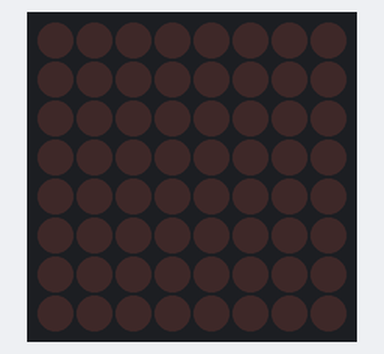
This sketch was run on a simulated Arduino Uno, built with avr-gcc and run on an emulated ATmega328P. On the bench: 8×8 LED matrix.

Above: at 0.1 s.
At 0.63 s:
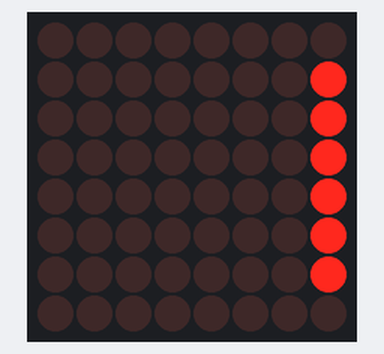
At 1.38 s:
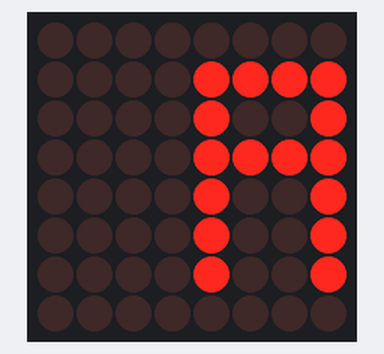
At 2.89 s:
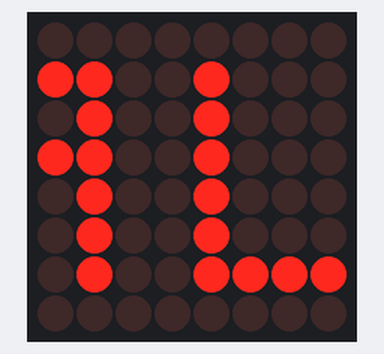
At 4.4 s:
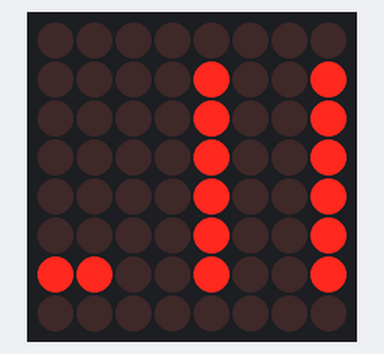
At 5.9 s:
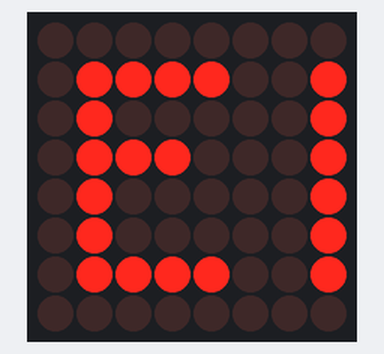

Measured:
- by itself, everything shown: repeats every 6.0 s, in 23 steps

The sketch:

sketch_may06a.ino
```cpp
#include <LedControl.h>

#include "LedControl.h"
LedControl lc=LedControl(12,11,10,1);
unsigned long delaytime=250;
void setup() {
  lc.shutdown(0,false);
  lc.setIntensity(0,6);
  lc.clearDisplay(0);
}
void loop() {
  byte x[8]={
  B00000000,
  B00000000,
  B00000000,
  B00000000,
  B00000000,
  B00000000,
  B00000000,
  B00000000,
};
byte y[8]={
   B00000000,
  B00000000,
  B00000000,
  B00000000,
  B00000000,
  B00000000,
  B00000000,
  B00000000,
};
  byte z[8]={
  B00000000,
  B00000001,
  B00000001,
  B00000001,
  B00000001,
  B00000001,
  B00000001,
  B00000000,
};
  byte b[8]={
  B00000000,
  B00000011,
  B00000010,
  B00000011,
  B00000010,
  B00000010,
  B00000010,
  B00000000,
};
  byte c[8]={
  B00000000,
  B00000111,
  B00000100,
  B00000111,
  B00000100,
  B00000100,
  B00000100,
  B00000000,
};
  byte d[8]={
  B00000000,
  B00001111,
  B00001001,
  B00001111,
  B00001001,
  B00001001,
  B00001001,
  B00000000,
};
  byte e[8]={
  B00000000,
  B00011110,
  B00010010,
  B00011110,
  B00010010,
  B00010010,
  B00010010,
  B00000000,
};
  byte f[8]={
  B00000000,
  B00111100,
  B00100100,
  B00111100,
  B00100100,
  B00100100,
  B00100100,
  B00000000,
};
byte g[8]={
  B00000000,
  B01111001,
  B01001001,
  B01111001,
  B01001001,
  B01001001,
  B01001001,
  B00000000,
};
byte h[8]={
  B00000000,
  B11110010,
  B10010010,
  B11110010,
  B10010010,
  B10010010,
  B10010011,
  B00000000,
};
byte i[8]={
  B00000000,
  B11100100,
  B00100100,
  B11100100,
  B00100100,
  B00100100,
  B00100111,
  B00000000,
};
byte j[8]={
  B00000000,
  B11001000,
  B01001000,
  B11001000,
  B01001000,
  B01001000,
  B01001111,
  B00000000,
};
byte k[8]={
  B00000000,
  B10010000,
  B10010000,
  B10010000,
  B10010000,
  B10010000,
  B10011110,
  B00000000,
};
byte l[8]={
  B00000000,
  B00100000,
  B00100000,
  B00100000,
  B00100000,
  B00100000,
  B00111100,
  B00000000,
};
byte m[8]={
  B00000000,
  B01000001,
  B01000001,
  B01000001,
  B01000001,
  B01000001,
  B01111001,
  B00000000,
};
byte n[8]={
  B00000000,
  B10000010,
  B10000010,
  B10000010,
  B10000010,
  B10000010,
  B11110010,
  B00000000,
};
byte xa[8]={
  B00000000,
  B00000100,
  B00000100,
  B00000100,
  B00000100,
  B00000100,
  B11100100,
  B00000000,
};
byte xb[8]={
  B00000000,
  B00001001,
  B00001001,
  B00001001,
  B00001001,
  B00001001,
  B11001001,
  B00000000,
};
byte xc[8]={
  B00000000,
  B00010011,
  B00010010,
  B00010011,
  B00010010,
  B00010010,
  B10010011,
  B00000000,
};
byte xd[8]={
  B00000000,
  B00100111,
  B00100100,
  B00100111,
  B00100100,
  B00100100,
  B00100111,
  B00000000,
};
byte xe[8]={
  B00000000,
  B01001111,
  B01001000,
  B01001110,
  B01001000,
  B01001000,
  B01001111,
  B00000000,
};
byte xf[8]={
  B00000000,
  B10011110,
  B10010000,
  B10011100,
  B10010000,
  B10010000,
  B10011110,
  B00000000,
};
byte xg[8]={
  B00000000,
  B00111100,
  B00100000,
  B00111000,
  B00100000,
  B00100000,
  B00111100,
  B00000000,
};
byte xh[8]={
  B00000000,
  B01111001,
  B01000001,
  B01110001,
  B01000001,
  B01000001,
  B01111001,
  B00000000,
};
byte xi[8]={
  B00000000,
  B11110011,
  B10000010,
  B11100010,
  B10000010,
  B10000010,
  B11110010,
  B00000000,
};
byte xj[8]={
  B00000000,
  B11100111,
  B00000100,
  B11000100,
  B00000100,
  B00000100,
  B11100100,
  B00000000,
};
byte xk[8]={
  B00000000,
  B11001111,
  B00001001,
  B10001001,
  B00001001,
  B00001001,
  B11001001,
  B00000000,
};
byte xl[8]={
  B00000000,
  B10011110,
  B00010010,
  B00010010,
  B00010010,
  B00010010,
  B10010010,
};

byte a[8]={
B00111000,
B00000111,
B11100000,
B00010000,
B00010000,
B00000000,
B00010000,
B00111000,};
  byte r[8]={
B00111000,
B00000111,
B11110000,
B00010000,
B00000000,
B00000000,
B00010000,
B00111000,
};
  byte v[8]={
B00111000,
B00010111,
B00010000,
B11100000,
B00000000,
B00000000,
B00010000,
B00111000,
};
  byte u[8]={
B00010111,
B00111000,
B00010000,
B00010000,
B11100000,
B00000000,
B00000100,
B00001110,
};
  byte w[8]={
B00000111,
B00000000,
B00000000,
B00000100,
B11100100,
B00000000,
B00000100,
B00001110,};
  byte ue[8]={
B00000111,
B00000000,
B00000100,
B00000100,
B11100000,
B00000000,
B00000100,
B00001110,
};
  byte o[8]={
B00000111,
B00000100,
B00000100,
B11100000,
B00000000,
B00000000,
B00000100,
B00001110,
};
  byte p[8]={
B00000010,
B00000111,
B00000010,
B11100010,
B00000000,
B00000000,
B00010000,
B00111000,
};
  byte q[8]={
B00000000,
B01110000,
B00000000,
B00100000,
B00100000,
B00000000,
B00100000,
B01110000,
  };
  byte s[8]={
B00000000,
B01110000,
B00100000,
B00100000,
B00000000,
B00000000,
B00100000,
B01110000,
  };
  byte t[8]={
B00000000,
B00100000,
B01110000,
B00100000,
B00100000,
B00000000,
B00100000,
B01110000,
  };
  lc.setRow(0,0,x[0]);
  lc.setRow(0,1,x[1]);
  lc.setRow(0,2,x[2]);
  lc.setRow(0,3,x[3]);
  lc.setRow(0,4,x[4]);
  lc.setRow(0,5,x[5]);
  lc.setRow(0,6,x[6]);
  lc.setRow(0,7,x[7]);
  delay(delaytime);
    lc.setRow(0,0,y[0]);
  lc.setRow(0,1,y[1]);
  lc.setRow(0,2,y[2]);
  lc.setRow(0,3,y[3]);
  lc.setRow(0,4,y[4]);
  lc.setRow(0,5,y[5]);
  lc.setRow(0,6,y[6]);
  lc.setRow(0,7,y[7]);
  delay(delaytime);
      lc.setRow(0,0,z[0]);
  lc.setRow(0,1,z[1]);
  lc.setRow(0,2,z[2]);
  lc.setRow(0,3,z[3]);
  lc.setRow(0,4,z[4]);
  lc.setRow(0,5,z[5]);
  lc.setRow(0,6,z[6]);
  lc.setRow(0,7,z[7]);
  delay(delaytime);
  lc.setRow(0,0,b[0]);
  lc.setRow(0,1,b[1]);
  lc.setRow(0,2,b[2]);
  lc.setRow(0,3,b[3]);
  lc.setRow(0,4,b[4]);
  lc.setRow(0,5,b[5]);
  lc.setRow(0,6,b[6]);
  lc.setRow(0,7,b[7]);
  delay(delaytime);
    lc.setRow(0,0,c[0]);
  lc.setRow(0,1,c[1]);
  lc.setRow(0,2,c[2]);
  lc.setRow(0,3,c[3]);
  lc.setRow(0,4,c[4]);
  lc.setRow(0,5,c[5]);
  lc.setRow(0,6,c[6]);
  lc.setRow(0,7,c[7]);
  delay(delaytime);
  lc.setRow(0,0,d[0]);
  lc.setRow(0,1,d[1]);
  lc.setRow(0,2,d[2]);
  lc.setRow(0,3,d[3]);
  lc.setRow(0,4,d[4]);
  lc.setRow(0,5,d[5]);
  lc.setRow(0,6,d[6]);
  lc.setRow(0,7,d[7]);
  delay(delaytime);
  lc.setRow(0,0,e[0]);
  lc.setRow(0,1,e[1]);
  lc.setRow(0,2,e[2]);
  lc.setRow(0,3,e[3]);
  lc.setRow(0,4,e[4]);
  lc.setRow(0,5,e[5]);
  lc.setRow(0,6,e[6]);
  lc.setRow(0,7,e[7]);
  delay(delaytime);
  lc.setRow(0,0,f[0]);
  lc.setRow(0,1,f[1]);
  lc.setRow(0,2,f[2]);
  lc.setRow(0,3,f[3]);
  lc.setRow(0,4,f[4]);
  lc.setRow(0,5,f[5]);
  lc.setRow(0,6,f[6]);
  lc.setRow(0,7,f[7]);
  delay(delaytime);
  lc.setRow(0,0,g[0]);
  lc.setRow(0,1,g[1]);
  lc.setRow(0,2,g[2]);
  lc.setRow(0,3,g[3]);
  lc.setRow(0,4,g[4]);
  lc.setRow(0,5,g[5]);
  lc.setRow(0,6,g[6]);
  lc.setRow(0,7,g[7]);
  delay(delaytime);
  lc.setRow(0,0,h[0]);
  lc.setRow(0,1,h[1]);
  lc.setRow(0,2,h[2]);
  lc.setRow(0,3,h[3]);
  lc.setRow(0,4,h[4]);
  lc.setRow(0,5,h[5]);
  lc.setRow(0,6,h[6]);
  lc.setRow(0,7,h[7]);
  delay(delaytime);
  lc.setRow(0,0,i[0]);
  lc.setRow(0,1,i[1]);
  lc.setRow(0,2,i[2]);
  lc.setRow(0,3,i[3]);
  lc.setRow(0,4,i[4]);
  lc.setRow(0,5,i[5]);
  lc.setRow(0,6,i[6]);
  lc.setRow(0,7,i[7]);
  delay(delaytime);
  lc.setRow(0,0,j[0]);
  lc.setRow(0,1,j[1]);
  lc.setRow(0,2,j[2]);
  lc.setRow(0,3,j[3]);
  lc.setRow(0,4,j[4]);
  lc.setRow(0,5,j[5]);
  lc.setRow(0,6,j[6]);
  lc.setRow(0,7,j[7]);
  delay(delaytime);
  lc.setRow(0,0,k[0]);
  lc.setRow(0,1,k[1]);
  lc.setRow(0,2,k[2]);
  lc.setRow(0,3,k[3]);
  lc.setRow(0,4,k[4]);
  lc.setRow(0,5,k[5]);
  lc.setRow(0,6,k[6]);
  lc.setRow(0,7,k[7]);
  delay(delaytime);
  lc.setRow(0,0,l[0]);
  lc.setRow(0,1,l[1]);
  lc.setRow(0,2,l[2]);
  lc.setRow(0,3,l[3]);
  lc.setRow(0,4,l[4]);
  lc.setRow(0,5,l[5]);
  lc.setRow(0,6,l[6]);
  lc.setRow(0,7,l[7]);
  delay(delaytime);
    lc.setRow(0,0,m[0]);
  lc.setRow(0,1,m[1]);
  lc.setRow(0,2,m[2]);
  lc.setRow(0,3,m[3]);
  lc.setRow(0,4,m[4]);
  lc.setRow(0,5,m[5]);
  lc.setRow(0,6,m[6]);
  lc.setRow(0,7,m[7]);
  delay(delaytime);
  lc.setRow(0,0,n[0]);
  lc.setRow(0,1,n[1]);
  lc.setRow(0,2,n[2]);
  lc.setRow(0,3,n[3]);
  lc.setRow(0,4,n[4]);
  lc.setRow(0,5,n[5]);
  lc.setRow(0,6,n[6]);
  lc.setRow(0,7,n[7]);
  delay(delaytime);
  lc.setRow(0,0,xa[0]);
  lc.setRow(0,1,xa[1]);
  lc.setRow(0,2,xa[2]);
  lc.setRow(0,3,xa[3]);
  lc.setRow(0,4,xa[4]);
  lc.setRow(0,5,xa[5]);
  lc.setRow(0,6,xa[6]);
  lc.setRow(0,7,xa[7]);
  delay(delaytime);
  lc.setRow(0,0,xb[0]);
  lc.setRow(0,1,xb[1]);
  lc.setRow(0,2,xb[2]);
  lc.setRow(0,3,xb[3]);
  lc.setRow(0,4,xb[4]);
  lc.setRow(0,5,xb[5]);
  lc.setRow(0,6,xb[6]);
  lc.setRow(0,7,xb[7]);
  delay(delaytime);
  lc.setRow(0,0,xc[0]);
  lc.setRow(0,1,xc[1]);
  lc.setRow(0,2,xc[2]);
  lc.setRow(0,3,xc[3]);
  lc.setRow(0,4,xc[4]);
  lc.setRow(0,5,xc[5]);
  lc.setRow(0,6,xc[6]);
  lc.setRow(0,7,xc[7]);
  delay(delaytime);
  lc.setRow(0,0,xd[0]);
  lc.setRow(0,1,xd[1]);
  lc.setRow(0,2,xd[2]);
  lc.setRow(0,3,xd[3]);
  lc.setRow(0,4,xd[4]);
  lc.setRow(0,5,xd[5]);
  lc.setRow(0,6,xd[6]);
  lc.setRow(0,7,xd[7]);
  delay(delaytime);
  lc.setRow(0,0,xe[0]);
  lc.setRow(0,1,xe[1]);
  lc.setRow(0,2,xe[2]);
  lc.setRow(0,3,xe[3]);
  lc.setRow(0,4,xe[4]);
  lc.setRow(0,5,xe[5]);
  lc.setRow(0,6,xe[6]);
  lc.setRow(0,7,xe[7]);
  delay(delaytime);
  lc.setRow(0,0,xf[0]);
  lc.setRow(0,1,xf[1]);
  lc.setRow(0,2,xf[2]);
  lc.setRow(0,3,xf[3]);
  lc.setRow(0,4,xf[4]);
  lc.setRow(0,5,xf[5]);
  lc.setRow(0,6,xf[6]);
  lc.setRow(0,7,xf[7]);
  delay(delaytime);
  lc.setRow(0,0,xg[0]);
  lc.setRow(0,1,xg[1]);
  lc.setRow(0,2,xg[2]);
  lc.setRow(0,3,xg[3]);
  lc.setRow(0,4,xg[4]);
  lc.setRow(0,5,xg[5]);
  lc.setRow(0,6,xg[6]);
  lc.setRow(0,7,xg[7]);
  delay(delaytime);
  lc.setRow(0,0,xh[0]);
  lc.setRow(0,1,xh[1]);
  lc.setRow(0,2,xh[2]);
  lc.setRow(0,3,xh[3]);
  lc.setRow(0,4,xh[4]);
  lc.setRow(0,5,xh[5]);
  lc.setRow(0,6,xh[6]);
  lc.setRow(0,7,xh[7]);
  delay(delaytime);
}
```
